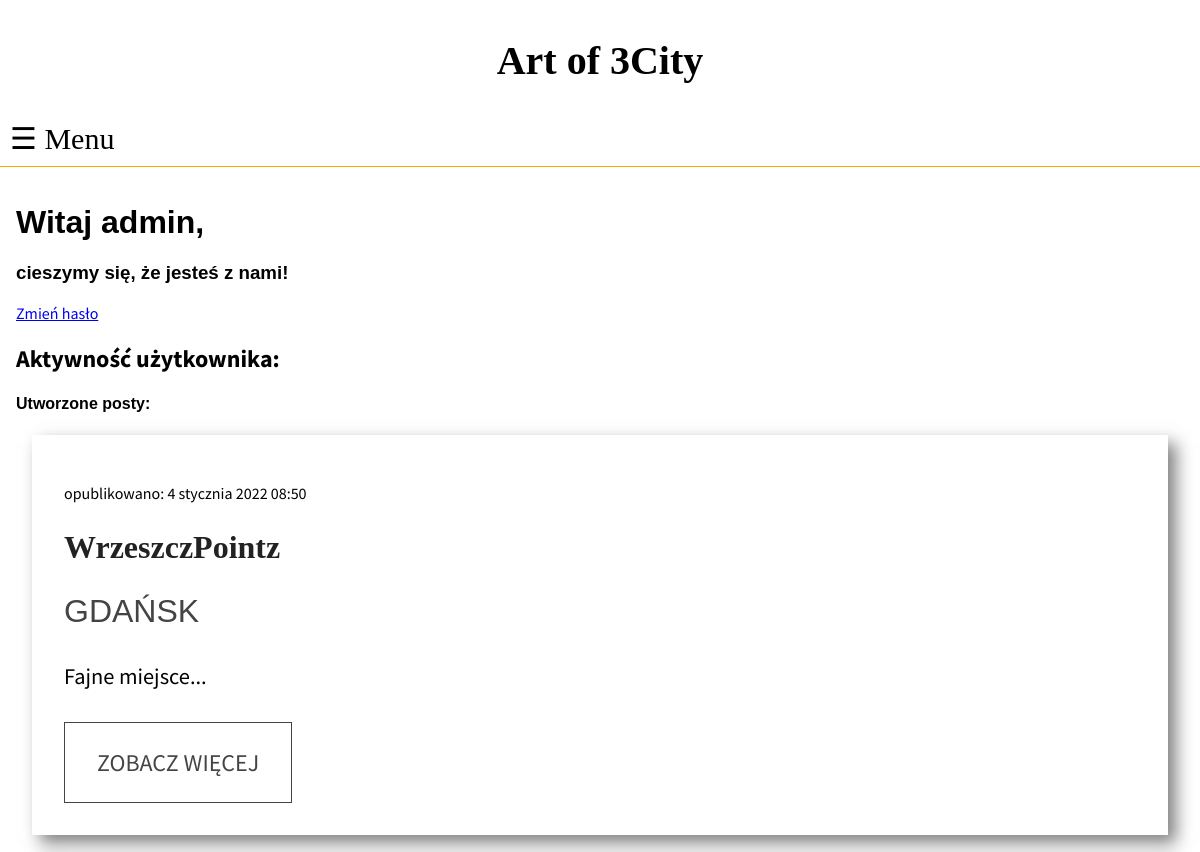
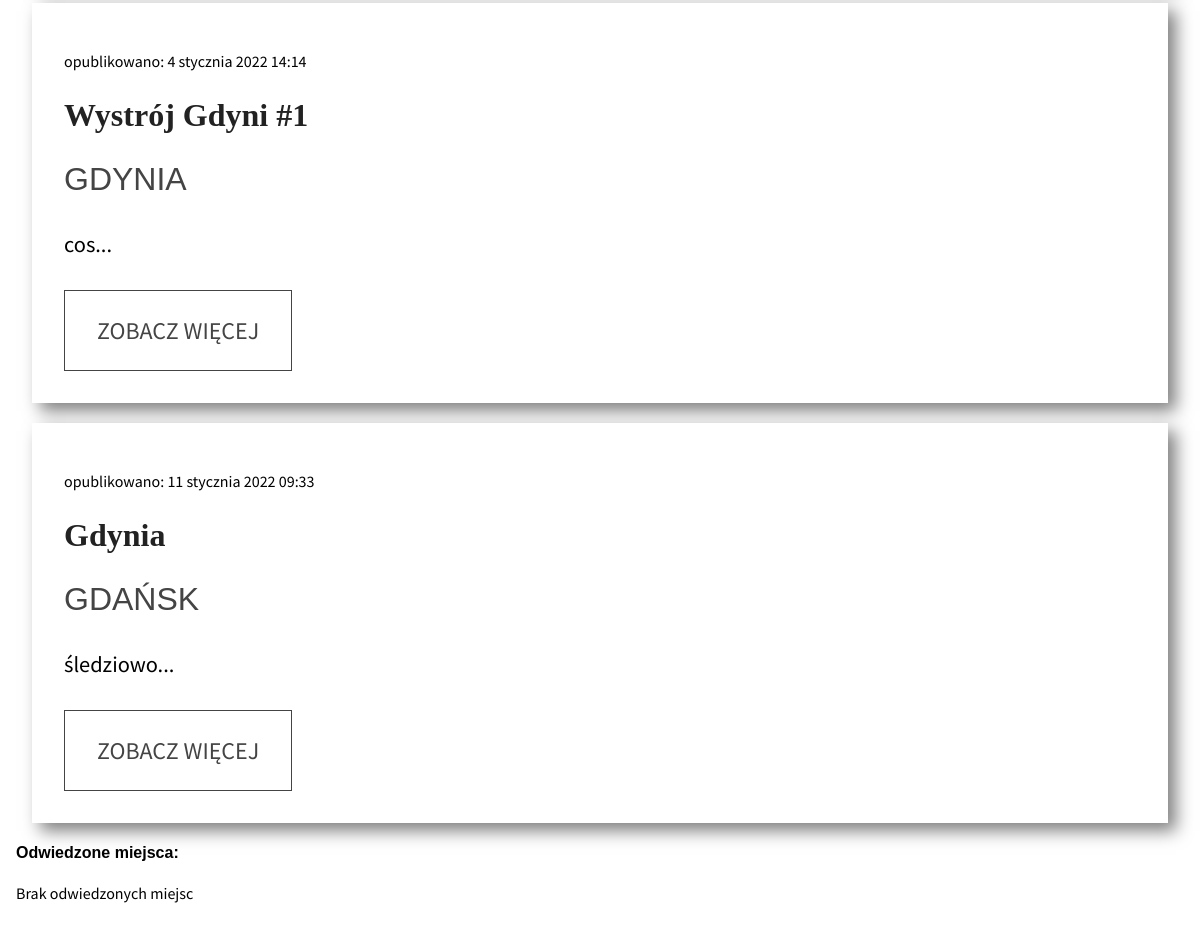
The app's page /profile (signed in) with its own data (2 pictures, top to bottom).
### posts/models.py (models this page shows, shortened)
class Post(models.Model):
    title = models.CharField(max_length=32)
    content = models.TextField()
    address = models.CharField(max_length=64)
    created_date = models.DateTimeField(default=timezone.now)
    published_date = models.DateTimeField(default = timezone.now)
    author = models.ForeignKey('auth.User',on_delete=models.CASCADE)
    image = models.ImageField(upload_to='images/', blank=True, default="default.png")
    place = models.ForeignKey(Place, on_delete= models.CASCADE,verbose_name="place where it is")

class Place(models.Model):
    town = models.CharField(max_length=32)
    def __str__(self):
        return f"{self.town}"

### welcome/views.py (the view)
# urls.py: path("profile",views.profile,name="profile"),
def profile(request):
    posts = Post.objects.filter(author=request.user)
    visitedPlaces = VisitedPlace.objects.select_related("place").filter(user__id=request.user.id)
    content = {"profile":request.user, "createdPosts":posts, "visitedPlaces":visitedPlaces}
    return render(request,"welcome/profile.html",content)

### welcome/templates/welcome/profile.html
{% extends 'posts/base.html' %}
{% load static %}
{% block content%}
    <h1>Witaj {{profile}},</h1>
    <h3>cieszymy się, że jesteś z nami!</h3>
    <a href="{% url 'welcome:changePassword' %}">Zmień hasło</a>
    <h2>Aktywność użytkownika:</h2>
    <h4>Utworzone posty:</h4>
    {% for post in createdPosts %}
        <section>
                <div class="cardContainer">
                    <div class="cardContent">
                         <div class="content-text">
                            <p>opublikowano: {{post.published_date}}</p>
                            <h2 class="content-title">{{post.title}}</h2>
                            <h3 class="content-subtitle">{{post.place}}</h3>
                            <p class="content-paragraph">{{post.content | truncatewords:24}}...</p>
                            <a href="{% url 'posts:details' post.id %}" class="btn">Zobacz więcej</a>
                        </div>
                    </div>
                </div>
            </section>
    {% empty %}
         <p>Brak utworzonych postów</p>
    {% endfor %}
     <h4>Odwiedzone miejsca:</h4>
    {% for vp in visitedPlaces %}
        <section>
            <div class="cardContainer">
                <div class="cardContent">
                    <div class="content-text">
                        <p>opublikowano: {{vp.place.author}}</p>
                        <h2 class="content-title">{{vp.place.title}}</h2>
                        <h3 class="content-subtitle">{{vp.place.place}}</h3>
                        <p class="content-paragraph">{{vp.place.content | truncatewords:24}}...</p>
                        <a href="{% url 'posts:details' vp.place.id %}" class="btn">Zobacz więcej</a>
                    </div>
                </div>
            </div>
        </section>
    {% empty %}
    <p>Brak odwiedzonych miejsc</p>
    {% endfor %}
{% endblock %}

### posts/static/css/style.css (style rules this page uses)
body { margin: 0; }
h1, h3, h4 { font-family: Verdana, Tahoma, sans-serif; }

### posts/static/css/card.css (style rules this page uses)
.cardContainer { max-width: 80rem; padding: 0 1.0rem; margin: 0 auto; }
.cardContent { display: flex; background-color: #fff; box-shadow: .5rem .5rem 1rem rgba(0,0,0,0.5); margin-bottom: 20px; }
.content-text { flex: 1.5; padding: 2rem; }
.content-text .content-title { font-family: 'Playfair Display', serif; color: #222; font-size: 2rem; }
.content-text .content-subtitle { font-size: 2rem; font-weight: 300; text-transform: uppercase; color: #444; margin: .5rem 0 2rem; }
.content-text .content-paragraph { font-size: 1.4rem; margin-bottom: 2rem; }
.content-text .btn { display: inline-block; text-decoration: none; font-size: 1.5rem; text-transform: uppercase; padding: 1.5rem 2rem; border: 1px solid #444; color: #444; }

### records on screen
Post: published_date "4 stycznia 2022 08:50", title "WrzeszczPointz", place "GDAŃSK", content "Fajne miejsce"
Post: published_date "4 stycznia 2022 14:14", title "Wystrój Gdyni #1", place "GDYNIA", content "cos"
Post: published_date "11 stycznia 2022 09:33", title "Gdynia", place "GDAŃSK", content "śledziowo"

### other values on screen
{{ profile }} "admin"
